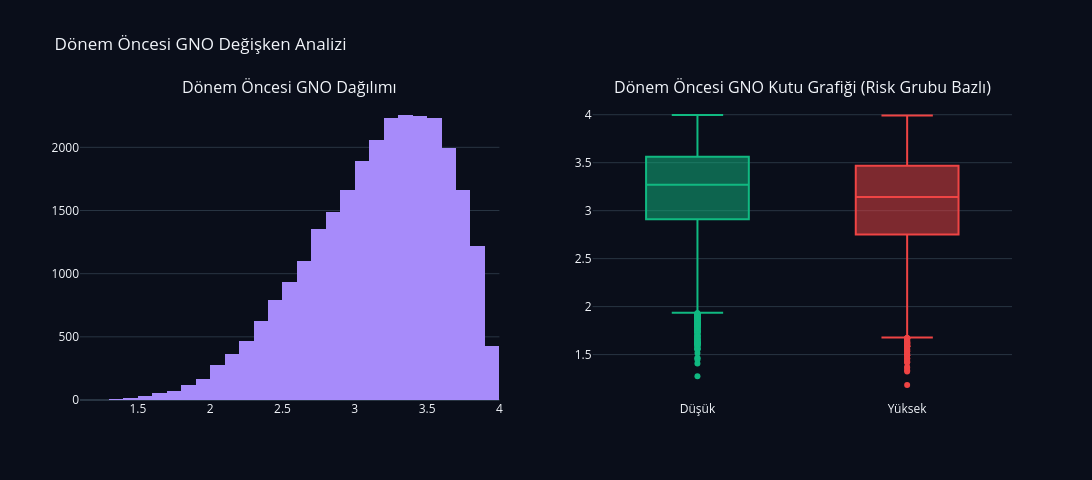
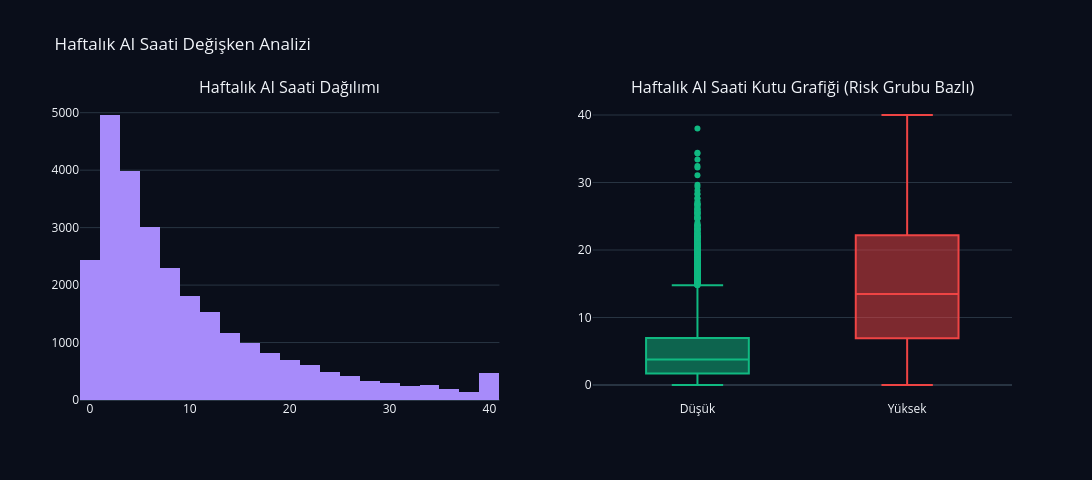
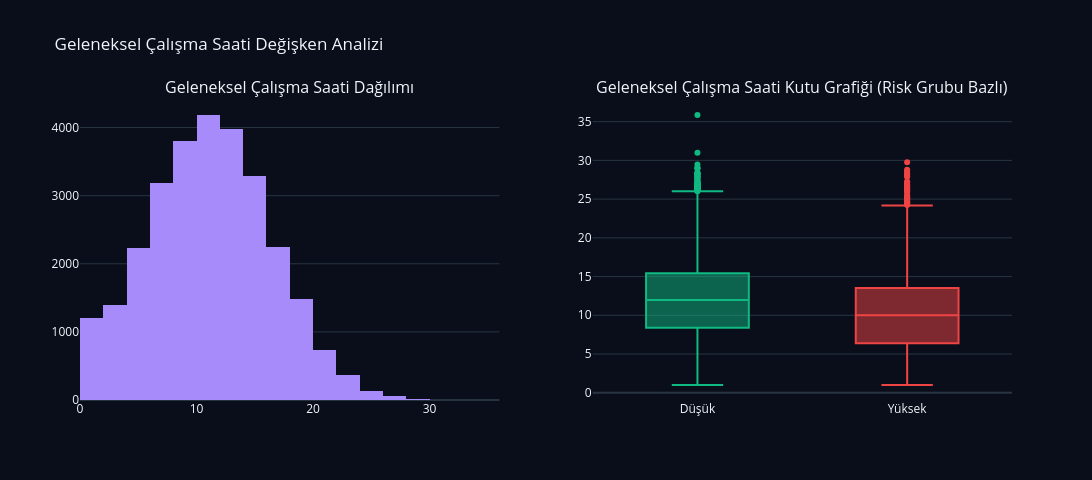
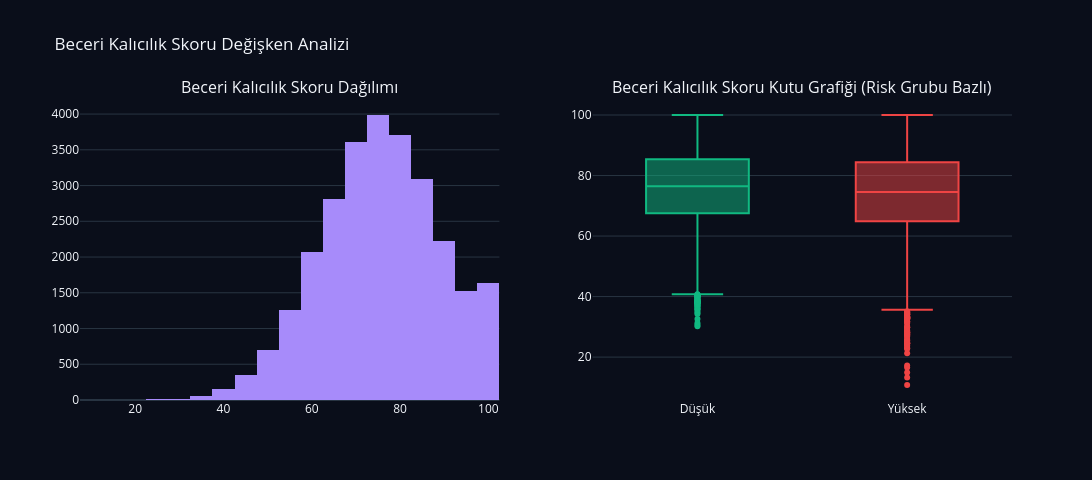

The notebook cell these images were saved under, in order:
### Markdown cell above
<div style="background:linear-gradient(135deg,#0d1117 0%,#161b22 100%);padding:20px 24px;border-radius:12px;border:1px solid rgba(167,139,250,0.15);margin-top:12px;box-shadow:0 4px 20px rgba(0,0,0,0.3);">
<div style="display:flex;align-items:center;gap:8px;margin-bottom:10px;">
<div style="width:3px;height:18px;background:linear-gradient(180deg,#a78bfa,#7c3aed);border-radius:1.5px;flex-shrink:0;"></div>
<h4 style="color:#c7d2fe;font-size:0.95em;font-weight:700;margin:0;">Veri Analisti Yorumu</h4>
</div>
<p style="color:#cbd5e1;font-size:0.83em;line-height:1.5;margin:0;">
Eksik değerlerin dağılım analizi, veri setindeki 9 değişkende (Dönem Öncesi GNO, Dönem Sonrası GNO, Haftalık AI Saati, Beceri Kalıcılık Skoru, Araç Çeşitliliği, Ücretli Abonelik, Geleneksel Çalışma Saati, Algılanan AI Bağımlılığı, Sınav Kaygı Düzeyi) %1 ile %6 arasında değişen hafif eksiklikler olduğunu göstermektedir. Bu dağınık ve düşük oranlı eksik değer yapısı, veri toplama sürecindeki sistemsel kayıt kesintileri veya anket doldurmama eğilimi gibi <strong>rastgele hatalara (MCAR - Missing Completely at Random)</strong> işaret etmektedir. Bu durum veri setimizin temsil gücünü olumsuz etkilemez. Modelleme öncesi veri kaybını önlemek için satır silme yerine, sayısal değişkenler için <strong>Median Imputer</strong>, kategorik değişkenler için ise <strong>Mode Imputer</strong> yöntemleri uygulanacaktır.
</p>
</div>

### Code cell
# 2.5 Sayısal ve Sayım Değişkenleri Dağılımları
TARGET = 'Tükenmişlik'
num_cols = [
    'Dönem Öncesi GNO', 'Haftalık AI Saati', 'Geleneksel Çalışma Saati',
    'Beceri Kalıcılık Skoru', 'Sınav Kaygı Düzeyi',
    'Algılanan AI Bağımlılığı', 'Dönem Sonrası GNO'
]
colors = {'Düşük': '#10b981', 'Yüksek': '#ef4444'}

# 1. Sürekli Sayısal Değişkenler (Histogram + Box-Plot)
for col in num_cols:
    fig = make_subplots(rows=1, cols=2, subplot_titles=(f'{col} Dağılımı', f'{col} Kutu Grafiği (Risk Grubu Bazlı)'))

    fig.add_trace(
        go.Histogram(x=df[col], marker_color='#a78bfa', name=col, nbinsx=30),
        row=1, col=1
    )

    for risk, color in colors.items():
        sub_df = df[df[TARGET] == risk]
        fig.add_trace(
            go.Box(y=sub_df[col], name=risk, marker_color=color, boxpoints='outliers'),
            row=1, col=2
        )

    fig.update_layout(
        title_text=f'{col} Değişken Analizi',
        template='plotly_dark',
        paper_bgcolor='#0a0e1a',
        plot_bgcolor='#0a0e1a',
        showlegend=False,
        width=1100,
        height=480,
    )
    fig.show()

    try:
        fig.write_image(f'{FIGURES_DIR}eda_numeric_{col}.png', scale=2)
    except Exception:
        pass

# 2. Sayım / Kesikli Değişken: Araç Çeşitliliği (Histogram + Box-Plot)
col = 'Araç Çeşitliliği'
fig = make_subplots(rows=1, cols=2, subplot_titles=(f'{col} Dağılımı', f'{col} Kutu Grafiği (Risk Grubu Bazlı)'))

fig.add_trace(
    go.Histogram(x=df[col], marker_color='#a78bfa', name=col, nbinsx=6),
    row=1, col=1
)

for risk, color in colors.items():
    sub_df = df[df[TARGET] == risk]
    fig.add_trace(
        go.Box(y=sub_df[col], name=risk, marker_color=color, boxpoints='outliers'),
        row=1, col=2
    )

fig.update_layout(
    title_text=f'{col} Değişken Analizi',
    template='plotly_dark',
    paper_bgcolor='#0a0e1a',
    plot_bgcolor='#0a0e1a',
    showlegend=False,
    width=1100,
    height=480,
)
fig.show()

try:
    fig.write_image(f'{FIGURES_DIR}eda_numeric_{col}.png', scale=2)
except Exception:
    pass

### Figure 1 — Plotly figure (JSON) as saved in the notebook; plotly's stock layout.template omitted (floating-point values rounded to 4 significant figures; data arrays with more than 128 entries replaced by an {"elided": "..."} marker saying what was removed)
{"data": [{"marker": {"color": "#a78bfa"}, "name": "Dönem Öncesi GNO", "nbinsx": 30, "type": "histogram", "x": {"elided": "28856 float values"}, "xaxis": "x", "yaxis": "y"}, {"boxpoints": "outliers", "marker": {"color": "#10b981"}, "name": "Düşük", "type": "box", "xaxis": "x2", "y": {"elided": "16369 float values"}, "yaxis": "y2"}, {"boxpoints": "outliers", "marker": {"color": "#ef4444"}, "name": "Yüksek", "type": "box", "xaxis": "x2", "y": {"elided": "12487 float values"}, "yaxis": "y2"}], "layout": {"annotations": [{"font": {"size": 16}, "showarrow": false, "text": "Dönem Öncesi GNO Dağılımı", "x": 0.225, "xanchor": "center", "xref": "paper", "y": 1, "yanchor": "bottom", "yref": "paper"}, {"font": {"size": 16}, "showarrow": false, "text": "Dönem Öncesi GNO Kutu Grafiği (Risk Grubu Bazlı)", "x": 0.775, "xanchor": "center", "xref": "paper", "y": 1, "yanchor": "bottom", "yref": "paper"}], "height": 480, "paper_bgcolor": "#0a0e1a", "plot_bgcolor": "#0a0e1a", "showlegend": false, "title": {"text": "Dönem Öncesi GNO Değişken Analizi"}, "width": 1100, "xaxis": {"anchor": "y", "domain": [0, 0.45]}, "xaxis2": {"anchor": "y2", "domain": [0.55, 1]}, "yaxis": {"anchor": "x", "domain": [0, 1]}, "yaxis2": {"anchor": "x2", "domain": [0, 1]}}}

### Figure 2 — Plotly figure (JSON) as saved in the notebook; plotly's stock layout.template omitted (floating-point values rounded to 4 significant figures; data arrays with more than 128 entries replaced by an {"elided": "..."} marker saying what was removed)
{"data": [{"marker": {"color": "#a78bfa"}, "name": "Haftalık AI Saati", "nbinsx": 30, "type": "histogram", "x": {"elided": "28856 float values"}, "xaxis": "x", "yaxis": "y"}, {"boxpoints": "outliers", "marker": {"color": "#10b981"}, "name": "Düşük", "type": "box", "xaxis": "x2", "y": {"elided": "16369 float values"}, "yaxis": "y2"}, {"boxpoints": "outliers", "marker": {"color": "#ef4444"}, "name": "Yüksek", "type": "box", "xaxis": "x2", "y": {"elided": "12487 float values"}, "yaxis": "y2"}], "layout": {"annotations": [{"font": {"size": 16}, "showarrow": false, "text": "Haftalık AI Saati Dağılımı", "x": 0.225, "xanchor": "center", "xref": "paper", "y": 1, "yanchor": "bottom", "yref": "paper"}, {"font": {"size": 16}, "showarrow": false, "text": "Haftalık AI Saati Kutu Grafiği (Risk Grubu Bazlı)", "x": 0.775, "xanchor": "center", "xref": "paper", "y": 1, "yanchor": "bottom", "yref": "paper"}], "height": 480, "paper_bgcolor": "#0a0e1a", "plot_bgcolor": "#0a0e1a", "showlegend": false, "title": {"text": "Haftalık AI Saati Değişken Analizi"}, "width": 1100, "xaxis": {"anchor": "y", "domain": [0, 0.45]}, "xaxis2": {"anchor": "y2", "domain": [0.55, 1]}, "yaxis": {"anchor": "x", "domain": [0, 1]}, "yaxis2": {"anchor": "x2", "domain": [0, 1]}}}

### Figure 3 — Plotly figure (JSON) as saved in the notebook; plotly's stock layout.template omitted (floating-point values rounded to 4 significant figures; data arrays with more than 128 entries replaced by an {"elided": "..."} marker saying what was removed)
{"data": [{"marker": {"color": "#a78bfa"}, "name": "Geleneksel Çalışma Saati", "nbinsx": 30, "type": "histogram", "x": {"elided": "28856 float values"}, "xaxis": "x", "yaxis": "y"}, {"boxpoints": "outliers", "marker": {"color": "#10b981"}, "name": "Düşük", "type": "box", "xaxis": "x2", "y": {"elided": "16369 float values"}, "yaxis": "y2"}, {"boxpoints": "outliers", "marker": {"color": "#ef4444"}, "name": "Yüksek", "type": "box", "xaxis": "x2", "y": {"elided": "12487 float values"}, "yaxis": "y2"}], "layout": {"annotations": [{"font": {"size": 16}, "showarrow": false, "text": "Geleneksel Çalışma Saati Dağılımı", "x": 0.225, "xanchor": "center", "xref": "paper", "y": 1, "yanchor": "bottom", "yref": "paper"}, {"font": {"size": 16}, "showarrow": false, "text": "Geleneksel Çalışma Saati Kutu Grafiği (Risk Grubu Bazlı)", "x": 0.775, "xanchor": "center", "xref": "paper", "y": 1, "yanchor": "bottom", "yref": "paper"}], "height": 480, "paper_bgcolor": "#0a0e1a", "plot_bgcolor": "#0a0e1a", "showlegend": false, "title": {"text": "Geleneksel Çalışma Saati Değişken Analizi"}, "width": 1100, "xaxis": {"anchor": "y", "domain": [0, 0.45]}, "xaxis2": {"anchor": "y2", "domain": [0.55, 1]}, "yaxis": {"anchor": "x", "domain": [0, 1]}, "yaxis2": {"anchor": "x2", "domain": [0, 1]}}}

### Figure 4 — Plotly figure (JSON) as saved in the notebook; plotly's stock layout.template omitted (floating-point values rounded to 4 significant figures; data arrays with more than 128 entries replaced by an {"elided": "..."} marker saying what was removed)
{"data": [{"marker": {"color": "#a78bfa"}, "name": "Beceri Kalıcılık Skoru", "nbinsx": 30, "type": "histogram", "x": {"elided": "28856 float values"}, "xaxis": "x", "yaxis": "y"}, {"boxpoints": "outliers", "marker": {"color": "#10b981"}, "name": "Düşük", "type": "box", "xaxis": "x2", "y": {"elided": "16369 float values"}, "yaxis": "y2"}, {"boxpoints": "outliers", "marker": {"color": "#ef4444"}, "name": "Yüksek", "type": "box", "xaxis": "x2", "y": {"elided": "12487 float values"}, "yaxis": "y2"}], "layout": {"annotations": [{"font": {"size": 16}, "showarrow": false, "text": "Beceri Kalıcılık Skoru Dağılımı", "x": 0.225, "xanchor": "center", "xref": "paper", "y": 1, "yanchor": "bottom", "yref": "paper"}, {"font": {"size": 16}, "showarrow": false, "text": "Beceri Kalıcılık Skoru Kutu Grafiği (Risk Grubu Bazlı)", "x": 0.775, "xanchor": "center", "xref": "paper", "y": 1, "yanchor": "bottom", "yref": "paper"}], "height": 480, "paper_bgcolor": "#0a0e1a", "plot_bgcolor": "#0a0e1a", "showlegend": false, "title": {"text": "Beceri Kalıcılık Skoru Değişken Analizi"}, "width": 1100, "xaxis": {"anchor": "y", "domain": [0, 0.45]}, "xaxis2": {"anchor": "y2", "domain": [0.55, 1]}, "yaxis": {"anchor": "x", "domain": [0, 1]}, "yaxis2": {"anchor": "x2", "domain": [0, 1]}}}
